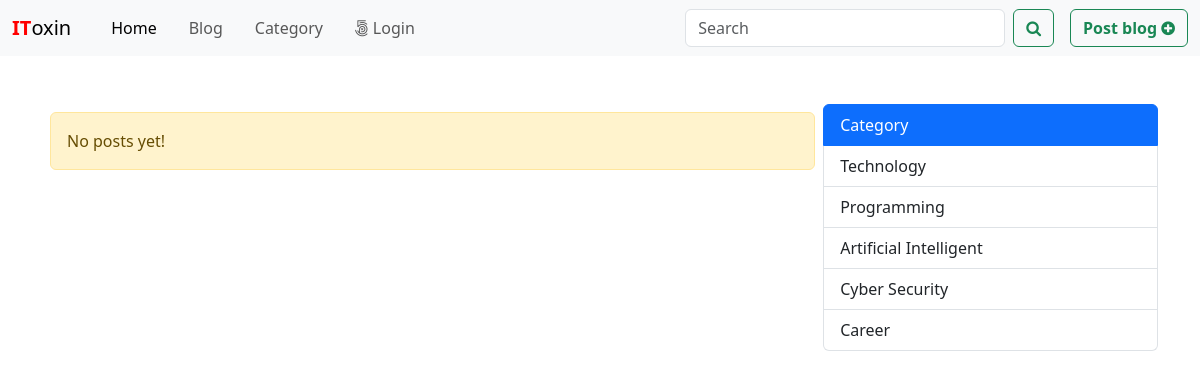
Screenshot of /blog.php with the database file from the repository.
### tables this page shows
CREATE TABLE `category` (
  `id` int(11) NOT NULL,
  `category` varchar(125) NOT NULL
);

### admin/data/Post.php (called while the page is built, shortened)
<?php
function getAll($conn)
{
    $sql = "SELECT * FROM post WHERE publish=1";
    $stmt = $conn->prepare($sql);
    $stmt->execute();
    if ($stmt->rowCount() >= 1) {
        $data = $stmt->fetchAll();
        return $data;
    } else {
        return 0;
    }
}
function get5Categories($conn)
{
    $sql = "SELECT * FROM category LIMIT 5";
    $stmt = $conn->prepare($sql);
    $stmt->execute();
    if ($stmt->rowCount() >= 1) {
        $data = $stmt->fetchAll();
        return $data;
    } else {
        return 0;
    }
}

### blog.php (the view, shortened to what this page needs)
<?php
$logged = false;
$notFound = 0;
?>
<!DOCTYPE html>
<html lang="en">
<head>
    <link rel="stylesheet" href="https://stackpath.bootstrapcdn.com/font-awesome/4.7.0/css/font-awesome.min.css">
    <link href="https://cdn.jsdelivr.net/npm/bootstrap@5.3.3/dist/css/bootstrap.min.css" rel="stylesheet">
    <link rel="stylesheet" href="css/style.css">
</head>
<body>
    <?php
    include 'inc/NavBar.php';
    include_once("admin/data/Post.php");
    include_once("admin/data/Comment.php");
    include_once("db_conn.php");
    if (isset($_GET['search'])) {
        $key = $_GET['search'];
        $posts = search($conn, $key);
        if ($posts == 0) {
            $notFound = 1;
        }
    } else {
        $posts = getAll($conn);
    }
    $categories = get5Categories($conn);
    ?>
    <div class="container mt-5">
        <section class="d-flex">
            <?php if ($posts != 0) {
            ?>
                <main class="main-blog">
                    <h1 class="display-4 mb-4 fs-3">
                        <?php
                        if (isset($_GET['search'])) {
                            echo "Search for '<b>" . htmlspecialchars($_GET['search']) . "</b>'";
                        } else {
                            echo "Blog Page";
                        }
                        ?>
                    </h1>
                    <?php foreach ($posts as $post) {
                    ?>
                        <div class="card main-blog-card mb-5">
                            <img src="upload/blog/<?= $post['cover_url'] ?>" class="card-img-top" alt="...">
                            <div class="card-body">
                                <h5 class="card-title"><?= $post['post_title'] ?></h5>
                                <?php
                                $p = strip_tags($post['post_text']);
                                $p = substr($p, 0, 200);
                                ?>
                                <p class="card-text"><?= $p ?>...</p>
                                <a href="blog-view.php?post_id=<?= $post['post_id'] ?>" class="btn btn-primary">Read</a>
                                <hr>
                                <div class="d-flex justify-content-between">
                                    <div class="react-btns">
                                        <?php
                                        $post_id = $post['post_id'];
                                        if ($logged) {
                                            $liked = isLikedByUserId($conn, $post_id, $user_id);
                                            if ($liked) {
                                        ?>
                                                <i class="fa fa-thumbs-up liked like-btn"
                                                    post-id="<?= $post_id ?>"
                                                    liked="1"
                                                    aria-hidden="true"></i>
                                            <?php
                                            } else {
                                            ?>
                                                <i class="fa fa-thumbs-up like like-btn"
                                                    post-id="<?= $post_id ?>"
                                                    liked="0"
                                                    aria-hidden="true"></i>
                                            <?php
                                            }
                                        } else {
                                            ?>
                                            <i class="fa fa-thumbs-up"
                                                aria-hidden="true"></i>
                                        <?php
                                        }
                                        ?>
                                        <span><?php
                                                echo likeCountByPostId($conn, $post['post_id']);
                                                ?></span>
                                        &nbsp;
                                        <a href="blog-view.php?post_id=<?= $post['post_id'] ?>#comments">
                                            <i class="fa fa-comment" aria-hidden="true"></i>
                                            <?php
                                            echo countByPostId($conn, $post['post_id'])
                                            ?>
                                        </a>
                                    </div>
                                    <p class="card-text"><small class="text-body-secondary">Post creator: @<?= $post['author'] ?></small></p>
                                    <p class="card-text"><small class="text-body-secondary"><?= $post['created_at'] ?></small></p>
                                </div>
                            </div>
                        </div>
                    <?php } ?>
                </main>
            <?php } else { ?>
                <main class="main-blog p-2">
                    <?php
                    if ($notFound) {
                    ?>
                        <div class="alert alert-warning">
                            No result for
                            <?php
                            echo "'<b>".htmlspecialchars($_GET['search'])."</b>'";
                            ?>
                        </div>
                    <?php
                    } else {
                    ?>
                        <div class="alert alert-warning">
                            No posts yet!
                        </div>
                    <?php
                    }
                    ?>
                </main>
            <?php } ?>
            <aside class="aside-main">
                <div class="list-group category-aside">
                    <a href="#"
                        class="list-group-item list-group-item-action active"
                        aria-current="true">
                        Category
                    </a>
                    <?php
                    foreach ($categories as $category) {
                    ?>
                        <a href="category.php?category_id=<?= $category['id'] ?>"
                            class="list-group-item list-group-item-action">
                            <?php echo $category['category'] ?>
                        </a>
                    <?php
                    }
                    ?>
                </div>
            </aside>
        </section>
    </div>
</body>
</html>

### CSS/style.css (style rules this page uses)
.category-aside { width: 100%; }
.main-blog { width: 70%; }
.aside-main { width: 30%; }

### rows the page displays
category: category "Technology"
category: category "Programming"
category: category "Artificial Intelligent"
category: category "Cyber Security"
category: category "Career"
